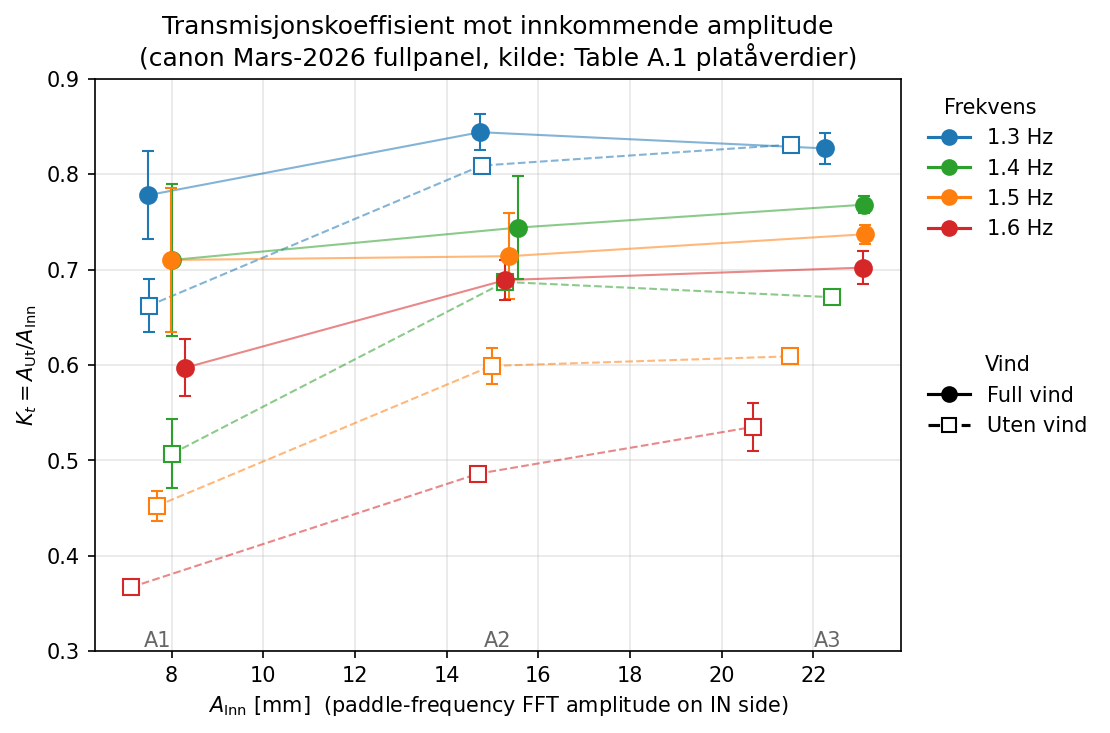

Source code (Python):
"""Quick scatter of K_t vs A_in using the values printed in
output/TABLES/ch04_plateau_values.tex (table A.1).

Goal: see whether K_t depends on A_in alone, or whether wind/frequency
shift the K_t(A_in) trend.
"""
from pathlib import Path

import matplotlib.pyplot as plt
import numpy as np
import pandas as pd


# (amp_label, freq_Hz, wind, n, A_in_mm, A_out_mm, K_t, sigma_Kt)
ROWS = [
    ("A1", 1.3, "full",  10, 7.49,  5.85, 0.778, 0.046),
    ("A1", 1.3, "uten",   9, 7.50,  4.96, 0.662, 0.028),
    ("A1", 1.4, "full",   3, 8.01,  5.69, 0.710, 0.080),
    ("A1", 1.4, "uten",   2, 8.01,  4.06, 0.507, 0.036),
    ("A1", 1.5, "full",   3, 7.99,  5.67, 0.710, 0.076),
    ("A1", 1.5, "uten",   2, 7.67,  3.46, 0.452, 0.016),
    ("A1", 1.6, "full",   3, 8.29,  5.09, 0.597, 0.030),
    ("A1", 1.6, "uten",   2, 7.12,  2.61, 0.367, 0.005),
    ("A2", 1.3, "full",   3, 14.73, 12.75, 0.844, 0.019),
    ("A2", 1.3, "uten",   2, 14.76, 11.93, 0.809, 0.007),
    ("A2", 1.4, "full",   3, 15.56, 11.89, 0.744, 0.054),
    ("A2", 1.4, "uten",   2, 15.27, 10.48, 0.687, 0.003),
    ("A2", 1.5, "full",   3, 15.36, 11.35, 0.714, 0.045),
    ("A2", 1.5, "uten",   2, 14.98,  8.98, 0.599, 0.019),
    ("A2", 1.6, "full",   3, 15.28, 10.72, 0.689, 0.021),
    ("A2", 1.6, "uten",   2, 14.69,  7.13, 0.486, 0.000),
    ("A3", 1.3, "full",   4, 22.25, 18.51, 0.827, 0.016),
    ("A3", 1.3, "uten",   2, 21.52, 17.88, 0.831, 0.003),
    ("A3", 1.4, "full",   4, 23.11, 17.64, 0.768, 0.009),
    ("A3", 1.4, "uten",   2, 22.41, 15.03, 0.671, 0.005),
    ("A3", 1.5, "full",   4, 23.12, 17.05, 0.737, 0.010),
    ("A3", 1.5, "uten",   2, 21.48, 13.09, 0.609, 0.002),
    ("A3", 1.6, "full",   5, 23.08, 16.23, 0.702, 0.017),
    ("A3", 1.6, "uten",   3, 20.68, 11.01, 0.535, 0.025),
]

df = pd.DataFrame(
    ROWS,
    columns=["amp", "f_Hz", "wind", "n", "A_in_mm", "A_out_mm", "K_t", "sigma_Kt"],
)

FREQ_COLOR = {
    1.3: "#1f77b4",  # blue
    1.4: "#2ca02c",  # green
    1.5: "#ff7f0e",  # orange
    1.6: "#d62728",  # red
}
WIND_MARKER = {"full": "o", "uten": "s"}   # filled circle / square
WIND_FACE   = {"full": True, "uten": False}  # full=filled, uten=hollow

fig, ax = plt.subplots(figsize=(7.5, 5.0))

for _, r in df.iterrows():
    color = FREQ_COLOR[r["f_Hz"]]
    marker = WIND_MARKER[r["wind"]]
    facecolor = color if WIND_FACE[r["wind"]] else "white"
    ax.errorbar(
        r["A_in_mm"], r["K_t"],
        yerr=r["sigma_Kt"],
        fmt=marker,
        markerfacecolor=facecolor,
        markeredgecolor=color,
        ecolor=color,
        markersize=8,
        capsize=3,
        linewidth=1.0,
        zorder=3,
    )

# Connect points at same (freq, wind) across the three amplitudes
for f in sorted(df["f_Hz"].unique()):
    for wind in ("full", "uten"):
        sub = df[(df["f_Hz"] == f) & (df["wind"] == wind)].sort_values("A_in_mm")
        ls = "-" if wind == "full" else "--"
        ax.plot(
            sub["A_in_mm"], sub["K_t"],
            color=FREQ_COLOR[f],
            linestyle=ls,
            linewidth=1.0,
            alpha=0.55,
            zorder=2,
        )

# Legend: two groups
from matplotlib.lines import Line2D
freq_handles = [
    Line2D([0], [0], color=FREQ_COLOR[f], marker="o", linestyle="-",
           markersize=7, label=f"{f:.1f} Hz")
    for f in sorted(FREQ_COLOR)
]
wind_handles = [
    Line2D([0], [0], color="black", marker="o", linestyle="-",
           markerfacecolor="black", markersize=7, label="Full vind"),
    Line2D([0], [0], color="black", marker="s", linestyle="--",
           markerfacecolor="white", markersize=7, label="Uten vind"),
]
leg1 = ax.legend(handles=freq_handles, title="Frekvens",
                 loc="upper left", bbox_to_anchor=(1.01, 1.00), frameon=False)
ax.add_artist(leg1)
ax.legend(handles=wind_handles, title="Vind",
          loc="upper left", bbox_to_anchor=(1.01, 0.55), frameon=False)

# Annotate amplitude bands lightly
for amp, x_center in [("A1", 7.7), ("A2", 15.1), ("A3", 22.3)]:
    ax.text(x_center, 0.30, amp, ha="center", va="bottom",
            fontsize=10, color="0.4", zorder=1)

ax.set_xlabel(r"$A_\mathrm{Inn}$ [mm]  (paddle-frequency FFT amplitude on IN side)")
ax.set_ylabel(r"$K_t = A_\mathrm{Ut}/A_\mathrm{Inn}$")
ax.set_title("Transmisjonskoeffisient mot innkommende amplitude\n"
             "(canon Mars-2026 fullpanel, kilde: Table A.1 platåverdier)")
ax.set_ylim(0.30, 0.90)
ax.grid(True, alpha=0.3)

plt.tight_layout()

OUT = Path(__file__).resolve().parent / "plot_kt_vs_ain_from_plateau_table.pdf"
plt.savefig(OUT, bbox_inches="tight")
plt.savefig(OUT.with_suffix(".png"), dpi=150, bbox_inches="tight")
print(f"saved: {OUT}")
print(f"saved: {OUT.with_suffix('.png')}")
